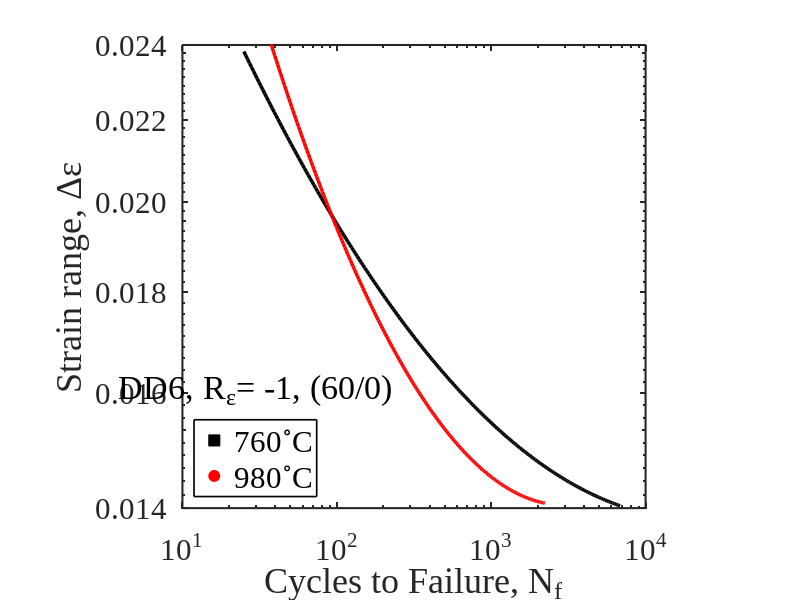

MATLAB code to generate this figure:
clc; clear; close all;

%% 1. EXPERIMENTAL DATA
strain_760 = [0.024, 0.020, 0.016, 0.014]; 
life_760   = [25, 74, 721, 6840];           

strain_980 = [0.024, 0.020, 0.016, 0.014]; 
life_980   = [45, 65, 407, 2225];           

%% 2. SECOND-ORDER POLYNOMIAL FIT (Log-Log Space)
% 760C: Grid starts exactly at first data point life
fit_grid_760 = logspace(log10(life_760(1)), log10(life_760(end)), 200);
p760 = polyfit(log10(life_760), log10(strain_760), 2);
trend_760 = 10.^polyval(p760, log10(fit_grid_760));

% 980C: Start grid at 35 (instead of 45) to ensure curve reaches 0.024 height
fit_grid_980 = logspace(log10(35), log10(life_980(end)), 200); 
p980 = polyfit(log10(life_980), log10(strain_980), 2);
trend_980 = 10.^polyval(p980, log10(fit_grid_980));

%% 3. VISUALIZATION
figure('Color', 'w', 'Position', [200, 200, 800, 700]);
hold on;

% Plot Trendlines
plot(fit_grid_760, trend_760, 'k-', 'LineWidth', 2.5);
plot(fit_grid_980, trend_980, 'r-', 'LineWidth', 2.5);

% Plot Data Points
scatter(life_760, strain_760, 250, 'ks', 'filled', 'MarkerEdgeColor', 'k');
scatter(life_980, strain_980, 250, 'ro', 'filled', 'MarkerEdgeColor', 'r');

% --- AXIS FORMATTING (Times New Roman) ---
set(gca, 'XScale', 'log', 'YScale', 'log', ...
         'FontSize', 22, ...
         'FontName', 'Times New Roman', ...
         'LineWidth', 1.5, ...
         'TickDir', 'in', ...
         'Box', 'on', ...
         'XMinorTick', 'on', ...
         'YMinorTick', 'on');

% Detailed Y-Axis Ticks
y_ticks = 0.010:0.002:0.028; 
set(gca, 'YTick', y_ticks);
y_labels = arrayfun(@(x) sprintf('%.3f', x), y_ticks, 'UniformOutput', false);
set(gca, 'YTickLabel', y_labels);

% Set limits exactly to match your requirement
xlim([10, 10000]);
ylim([0.014, 0.024]); 

% Labels
xlabel('Cycles to Failure, N_f', 'FontSize', 26, 'FontName', 'Times New Roman');
ylabel('Strain range, \Delta\epsilon', 'FontSize', 26, 'FontName', 'Times New Roman');

%% --- LEGEND ---
h1_leg = plot(nan, nan, 'ks', 'MarkerSize', 14, 'MarkerFaceColor', 'k');
h2_leg = plot(nan, nan, 'ro', 'MarkerSize', 14, 'MarkerFaceColor', 'r');
lgd = legend([h1_leg, h2_leg], {'760^\circC', '980^\circC'}, ...
             'Location', 'southwest', ...
             'FontSize', 22, ...
             'FontName', 'Times New Roman');
title(lgd, 'DD6, R_{\epsilon}= -1, (60/0)', 'FontName', 'Times New Roman','FontWeight', 'normal');
set(lgd, 'EdgeColor', 'k', 'LineWidth', 1.2);

axis square;
grid off;
hold off;

fprintf('Updated: 980C trendline now extends to touch the 0.024 marker.\n');

%% 9. SAVE FIGURES AS PDFs
% Save Figure 1 (Stress-Strain Hysteresis)
fig1 = figure(1); 
exportgraphics(fig1, 'plot_60_0.pdf', 'ContentType', 'vector');
